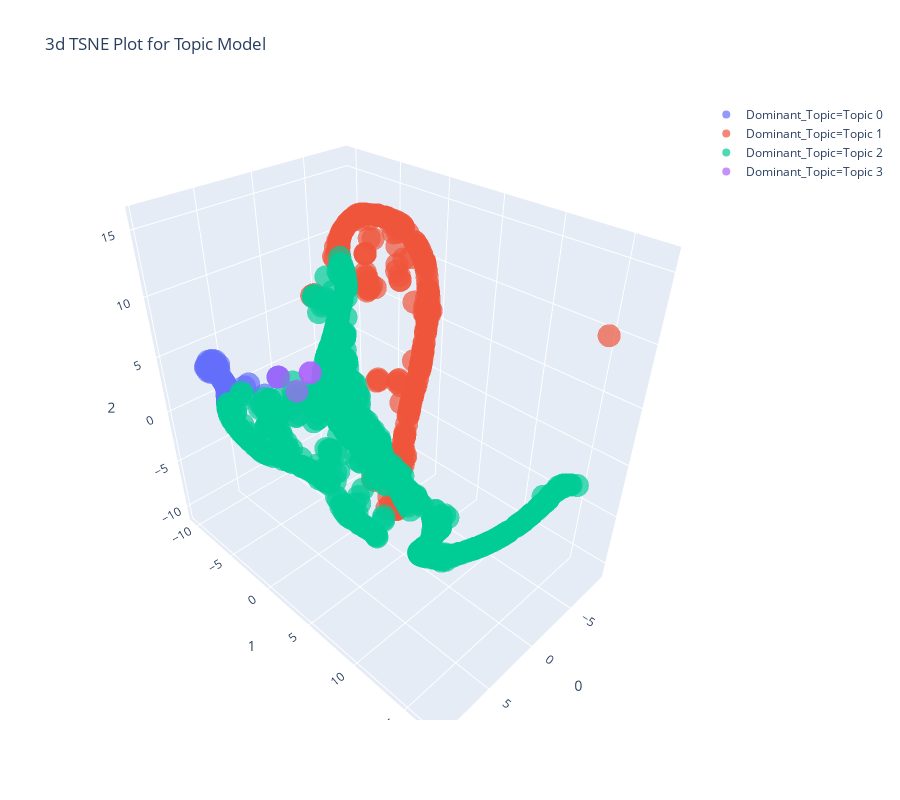

The code cell stored with this chart in its notebook:
### Code cell
plot_model(lda, plot = 'tsne')

### Figure 1 — Plotly figure (JSON) as saved in the notebook; plotly's stock layout.template omitted (floating-point values rounded to 4 significant figures; data arrays with more than 128 entries replaced by an {"elided": "..."} marker saying what was removed)
{"data": [{"hoverlabel": {"namelength": 0}, "hovertemplate": "Dominant_Topic=Topic 0<br>0=%{x}<br>1=%{y}<br>2=%{z}", "legendgroup": "Dominant_Topic=Topic 0", "marker": {"color": "#636efa", "opacity": 0.7, "symbol": "circle"}, "mode": "markers", "name": "Dominant_Topic=Topic 0", "scene": "scene", "showlegend": true, "type": "scatter3d", "x": [8.997, 9.413, 4.408, 9.346, 8.277, 9.687, 8.146, 9.654, 4.413, 7.82, 9.278, 5.199, 9.422, 7.823, 9.08, 8.104, 9.111, 8.923, 8.092, 9.263, 7.829, 9.666, 7.866, 9.551, 8.026, 8.792, 9.079, 9.585, 7.924, 8.447, 8.958, 7.898, 9.59, 8.953, 8.834, 8.132, 9.514, 5.966, 7.814, 7.817, 7.519, 8.834, 9.29, 8.262, 6.103], "y": [-5.106, -5.206, -4.149, -4.737, -5.486, -5.185, -5.558, -4.965, -4.151, -6.023, -5.424, -5.039, -5.018, -6.102, -4.593, -5.586, -4.638, -5.057, -5.591, -5.426, -5.909, -5.079, -5.963, -5.316, -5.661, -4.911, -5.182, -4.682, -5.738, -5.393, -4.703, -5.905, -4.7, -5.197, -5.2, -5.57, -4.656, -6.47, -6.14, -6.086, -6.209, -5.134, -4.98, -5.494, -5.633], "z": [5.99, 6.905, 3.804, 6.887, 4.591, 6.541, 4.306, 6.302, 3.809, 2.67, 6.584, 2.125, 6.083, 2.426, 6.44, 4.197, 6.693, 6.76, 4.175, 6.536, 3.03, 6.755, 2.883, 6.41, 3.921, 6.461, 6.862, 6.435, 3.619, 4.949, 6.248, 3.08, 6.403, 5.851, 5.711, 4.259, 6.706, 2.581, 2.289, 2.475, 2.218, 6.316, 6.974, 4.555, 3.295]}, {"hoverlabel": {"namelength": 0}, "hovertemplate": "Dominant_Topic=Topic 1<br>0=%{x}<br>1=%{y}<br>2=%{z}", "legendgroup": "Dominant_Topic=Topic 1", "marker": {"color": "#EF553B", "opacity": 0.7, "symbol": "circle"}, "mode": "markers", "name": "Dominant_Topic=Topic 1", "scene": "scene", "showlegend": true, "type": "scatter3d", "x": {"elided": "238 float values"}, "y": {"elided": "238 float values"}, "z": {"elided": "238 float values"}}, {"hoverlabel": {"namelength": 0}, "hovertemplate": "Dominant_Topic=Topic 2<br>0=%{x}<br>1=%{y}<br>2=%{z}", "legendgroup": "Dominant_Topic=Topic 2", "marker": {"color": "#00cc96", "opacity": 0.7, "symbol": "circle"}, "mode": "markers", "name": "Dominant_Topic=Topic 2", "scene": "scene", "showlegend": true, "type": "scatter3d", "x": {"elided": "713 float values"}, "y": {"elided": "713 float values"}, "z": {"elided": "713 float values"}}, {"hoverlabel": {"namelength": 0}, "hovertemplate": "Dominant_Topic=Topic 3<br>0=%{x}<br>1=%{y}<br>2=%{z}", "legendgroup": "Dominant_Topic=Topic 3", "marker": {"color": "#ab63fa", "opacity": 0.7, "symbol": "circle"}, "mode": "markers", "name": "Dominant_Topic=Topic 3", "scene": "scene", "showlegend": true, "type": "scatter3d", "x": [2.188, 3.112, 4.38, 2.184], "y": [-3.072, -3.689, -4.138, -3.072], "z": [3.686, 2.146, 3.801, 3.668]}], "layout": {"height": 800, "legend": {"tracegroupgap": 0}, "scene": {"domain": {"x": [0, 1], "y": [0, 1]}, "xaxis": {"title": {"text": "0"}}, "yaxis": {"title": {"text": "1"}}, "zaxis": {"title": {"text": "2"}}}, "title": {"text": "3d TSNE Plot for Topic Model"}, "width": 900}}
